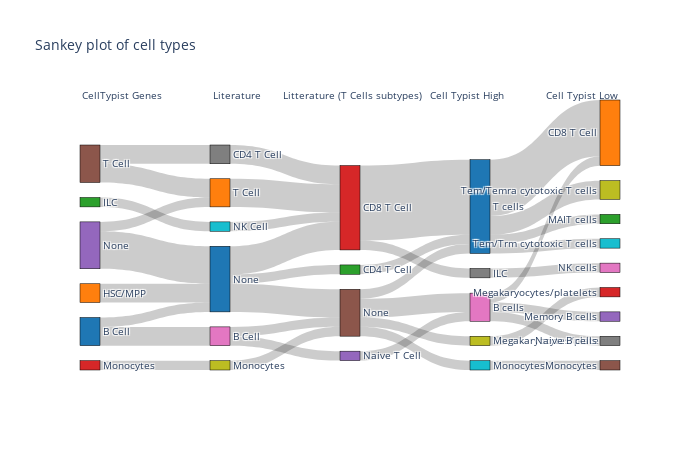

The code cell stored with this chart in its notebook:
### Markdown cell above
'CellType' was inferred from the protein clusters.

### Code cell
sankey_plot_with_labels(
    labels=[celltypes_per_cluster_df['CellTypist'], celltypes_per_cluster_df['Literature'],
    celltypes_per_cluster_df['Litterature (T Cells subtypes)'], celltypes_per_cluster_df['cell_typist_high'],
    celltypes_per_cluster_df['cell_typist_low']],
    labels_titles=['CellTypist Genes', 'Literature', 'Litterature (T Cells subtypes)', 'Cell Typist High', 'Cell Typist Low'],
    title='Sankey plot of cell types'
    )

### Figure 1 — Plotly figure (JSON) as saved in the notebook; plotly's stock layout.template omitted (floating-point values rounded to 4 significant figures)
{"data": [{"link": {"source": [0, 0, 1, 2, 3, 4, 4, 5, 5, 6, 6, 7, 8, 9, 10, 10, 10, 11, 12, 13, 13, 14, 15, 15, 15, 15, 16, 16, 16, 17, 18, 19, 20, 20, 20, 20], "target": [6, 10, 10, 9, 8, 10, 11, 7, 11, 14, 15, 13, 15, 13, 12, 13, 15, 13, 20, 17, 20, 16, 16, 18, 19, 20, 21, 24, 27, 26, 23, 25, 21, 22, 28, 29], "value": [2, 1, 2, 1, 1, 4, 1, 2, 2, 1, 1, 2, 1, 1, 1, 3, 3, 3, 1, 1, 8, 1, 2, 1, 1, 1, 1, 1, 1, 1, 1, 1, 6, 1, 2, 1]}, "node": {"color": ["#1f77b4", "#ff7f0e", "#2ca02c", "#d62728", "#9467bd", "#8c564b", "#e377c2", "#7f7f7f", "#bcbd22", "#17becf", "#1f77b4", "#ff7f0e", "#2ca02c", "#d62728", "#9467bd", "#8c564b", "#e377c2", "#7f7f7f", "#bcbd22", "#17becf", "#1f77b4", "#ff7f0e", "#2ca02c", "#d62728", "#9467bd", "#8c564b", "#e377c2", "#7f7f7f", "#bcbd22", "#17becf"], "label": ["B Cell", "HSC/MPP", "ILC", "Monocytes", "None", "T Cell", "B Cell", "CD4 T Cell", "Monocytes", "NK Cell", "None", "T Cell", "CD4 T Cell", "CD8 T Cell", "Naive T Cell", "None", "B cells", "ILC", "Megakaryocytes/platelets", "Monocytes", "T cells", "CD8 T Cell", "MAIT cells", "Megakaryocytes/platelets", "Memory B cells", "Monocytes", "NK cells", "Naive B cells", "Tem/Temra cytotoxic T cells", "Tem/Trm cytotoxic T cells"], "line": {"color": "black", "width": 0.5}, "pad": 15, "thickness": 20}, "type": "sankey"}], "layout": {"annotations": [{"showarrow": false, "text": "CellTypist Genes", "x": 0, "xref": "x", "y": 1.05, "yref": "paper"}, {"showarrow": false, "text": "Literature", "x": 1, "xref": "x", "y": 1.05, "yref": "paper"}, {"showarrow": false, "text": "Litterature (T Cells subtypes)", "x": 2, "xref": "x", "y": 1.05, "yref": "paper"}, {"showarrow": false, "text": "Cell Typist High", "x": 3, "xref": "x", "y": 1.05, "yref": "paper"}, {"showarrow": false, "text": "Cell Typist Low", "x": 4, "xref": "x", "y": 1.05, "yref": "paper"}], "font": {"size": 10}, "height": 450, "plot_bgcolor": "rgba(0,0,0,0)", "title": {"text": "Sankey plot of cell types"}, "width": 700, "xaxis": {"showgrid": false, "visible": false, "zeroline": false}, "yaxis": {"showgrid": false, "visible": false, "zeroline": false}}}
